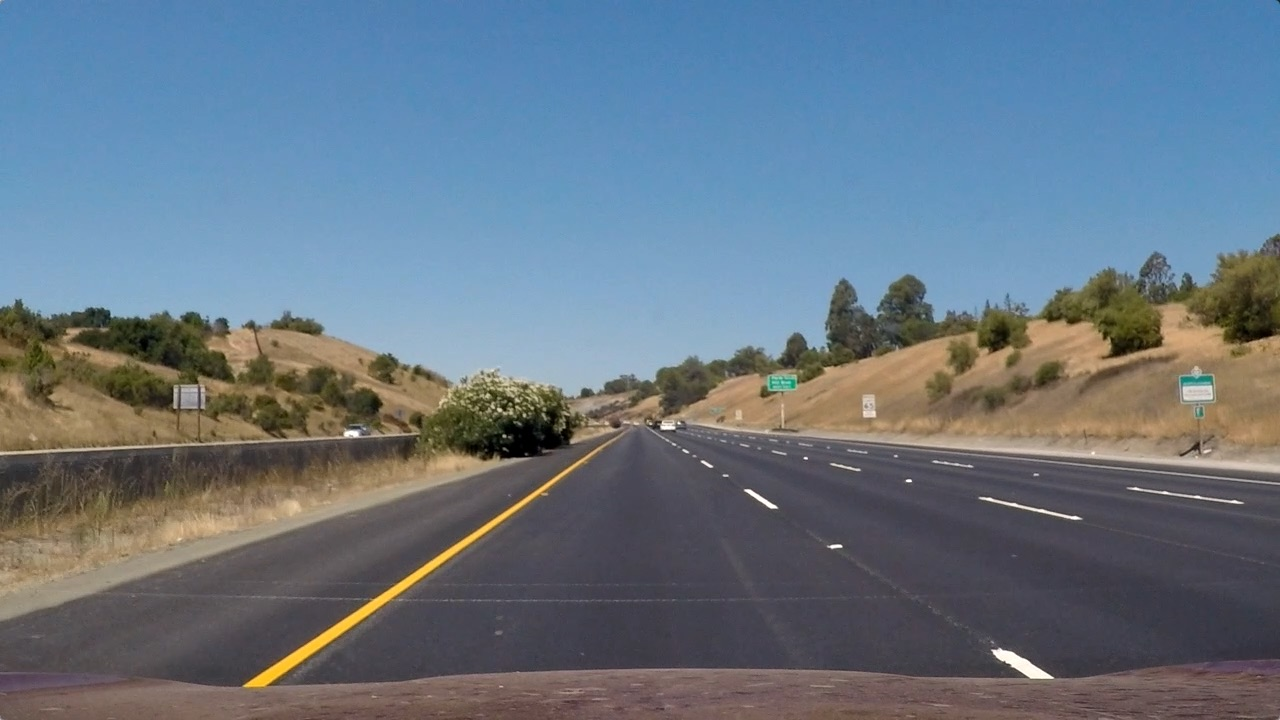
#> input picture test_images/straight_lines1.jpg, 1280 x 720 px
$ python camera_mod.py
#> lines starting #> are read from the running program, lines starting #| are printed output that depends on the picture
#> in main, img is the input picture: shape (720, 1280, 3); mean R, G, B 103.2, 117.7, 131.2
import cv2
import numpy as np
import matplotlib.pyplot as plt
import matplotlib.image as mpimg
import glob

global camera, l_line, r_line

class Camera:
    def __init__(self):
        self.calibrated = False
        self.mtx = []
        self.dist = []
        self.rvecs = []
        self.tvecs = []
        self.M = []
        self.Minv = []

    def cameraCalibration(self, nx=9,ny=6):

#> called with nx = 9, ny = 6
        objpoints = [] # real world object points in 3D
        imgpoints = [] # image points in 2D

        # Prepare object points
        objp = np.zeros((nx*ny,3), dtype=np.float32)
        objp[:,:2] = np.mgrid[0:nx,0:ny].T.reshape(-1,2)

        # Make a list of calibration images
        images = glob.glob('./camera_cal/*.jpg')
        criteria = (cv2.TERM_CRITERIA_EPS + cv2.TERM_CRITERIA_MAX_ITER, 30, 0.001)

        for fname in images:
            img = cv2.imread(fname)
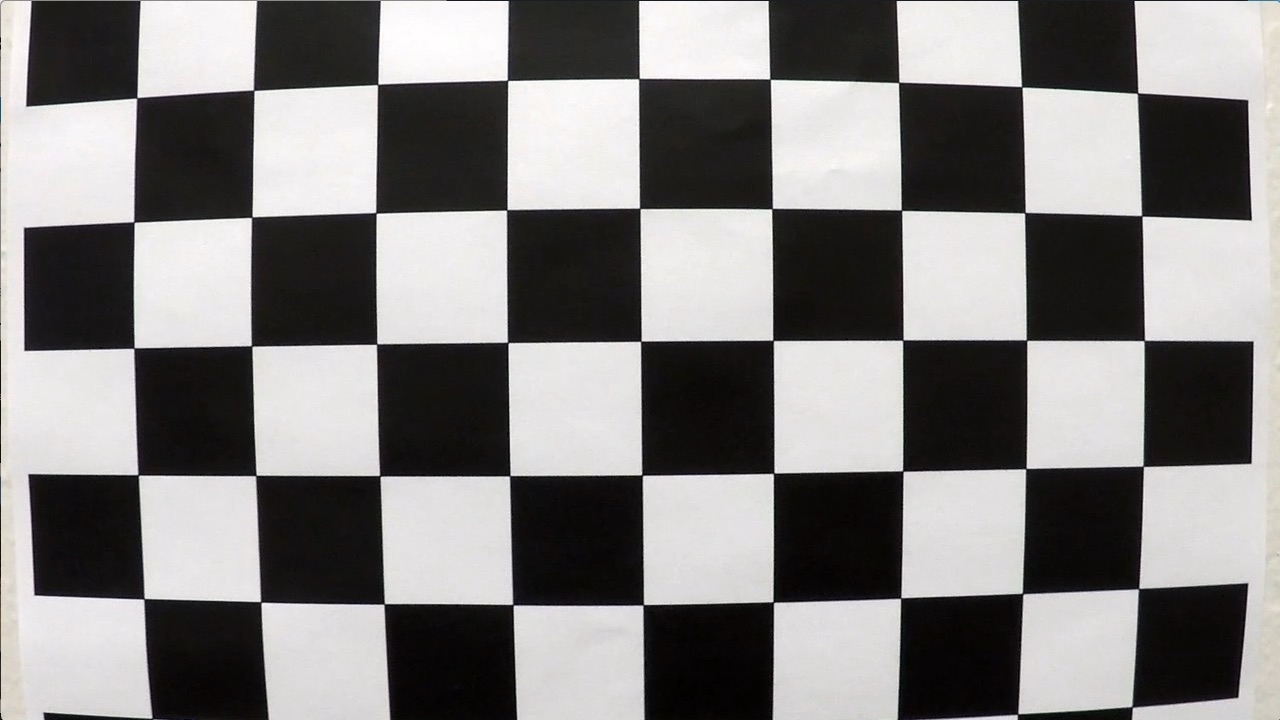
#> input picture camera_cal/calibration1.jpg, 1280 x 720 px
#> img is the input picture: shape (720, 1280, 3); mean B, G, R 127.8, 128.4, 130.1
            gray = cv2.cvtColor(img,cv2.COLOR_BGR2GRAY)

            # Find the chess board corners
            ret, corners = cv2.findChessboardCorners(gray, (nx,ny),None)
#> ret = False; corners = None

            # If found, add object points, image points (after refining them)
            if ret > 0:
                #print(fname)
                objpoints.append(objp)
                corners2 = cv2.cornerSubPix(gray,corners,(11,11),(-1,-1),criteria)
                imgpoints.append(corners2)

                # Draw and display the corners
                #img = cv2.drawChessboardCorners(img, (nx,ny), corners2,ret)

        ret, mtx, dist, rvecs, tvecs = cv2.calibrateCamera(objpoints, imgpoints, gray.shape[::-1], None, None)

        if ret >  0:
            self.calibrated = True
            self.mtx = mtx
            self.dist = dist
            self.rvecs = rvecs
            self.tvecs = tvecs

        return ret, mtx, dist, rvecs, tvecs

    def perspectiveTransform(self):
        src_pts = np.float32(((578,460),(255, 680), (1045,680), (702,460)))
        dst_pts = np.float32(((255,20), (255, 710), (1015,710), (1015,20)))
        self.M = cv2.getPerspectiveTransform(src_pts, dst_pts)
        self.Minv = cv2.getPerspectiveTransform(dst_pts, src_pts)


def main():
    global camera, l_line, r_line

    # Plot corners in image transform polygon
    fig = 0
    plt.figure(fig)
    img=plt.imread("./test_images/straight_lines1.jpg")
    plt.imshow(img)
    plt.plot(255,680,"*")
    plt.plot(1045,680,"*")
    plt.plot(573,460,"*")
    plt.plot(705,460,"*")

    # Camera calibration
    print("Camera calibration")
    camera = Camera()
    ret = camera.cameraCalibration()
    if ret:
        camera.perspectiveTransform()
        print("Camera created and calibrated")
        print("-------------------")
    else:
        print("No camera object initiated")

    # Test to undistort images
    fname = "./camera_cal/calibration1.jpg"
    img = cv2.imread(fname)
    fig += 1
    plt.figure(fig)
    plt.imshow(cv2.cvtColor(img, cv2.COLOR_BGR2RGB))

    dst = cv2.undistort(img, camera.mtx, camera.dist, None, camera.mtx)
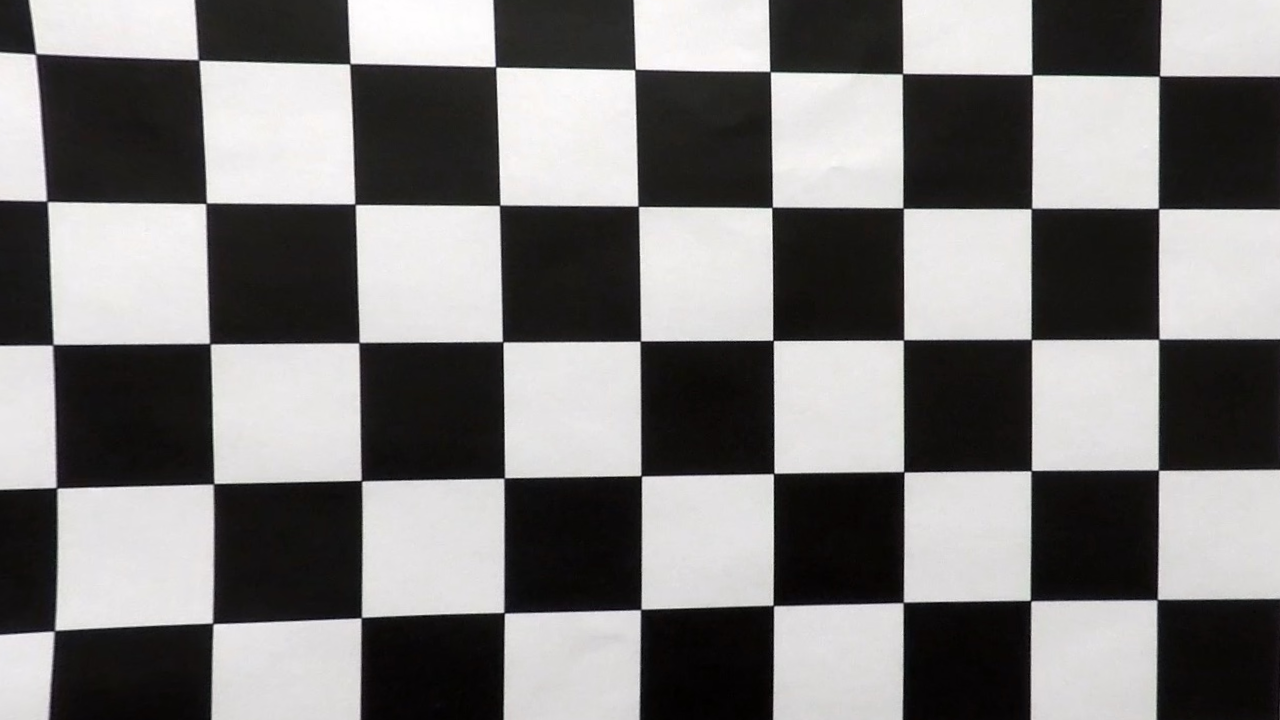
#> dst: shape (720, 1280, 3); mean B, G, R 122.9, 123.4, 125
    fig += 1
    plt.figure(fig)
    plt.imshow(cv2.cvtColor(dst, cv2.COLOR_BGR2RGB))
    plt.imsave('./examples/undistort_output.png', dst)

    fname = "./test_images/test6.jpg"
    img = cv2.imread(fname)
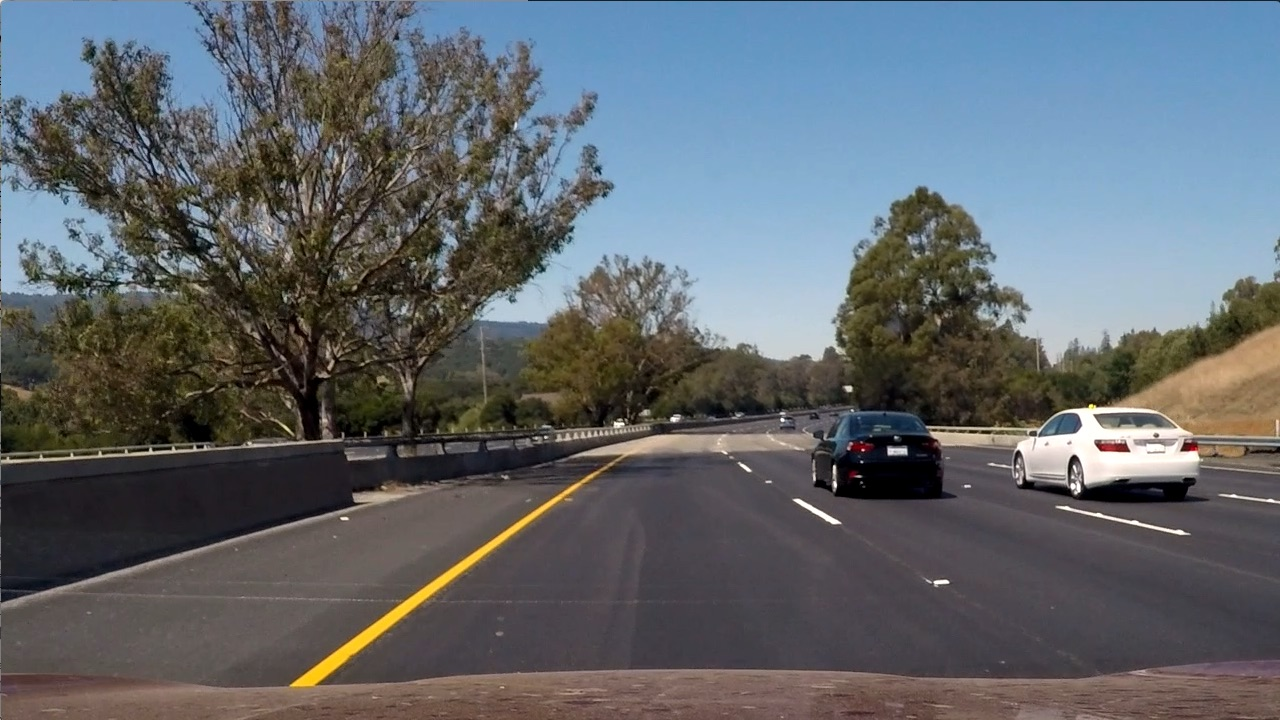
#> input picture test_images/test6.jpg, 1280 x 720 px
#> img is the input picture: shape (720, 1280, 3); mean B, G, R 107.9, 102.6, 97
    dst = cv2.undistort(img, camera.mtx, camera.dist, None, camera.mtx)
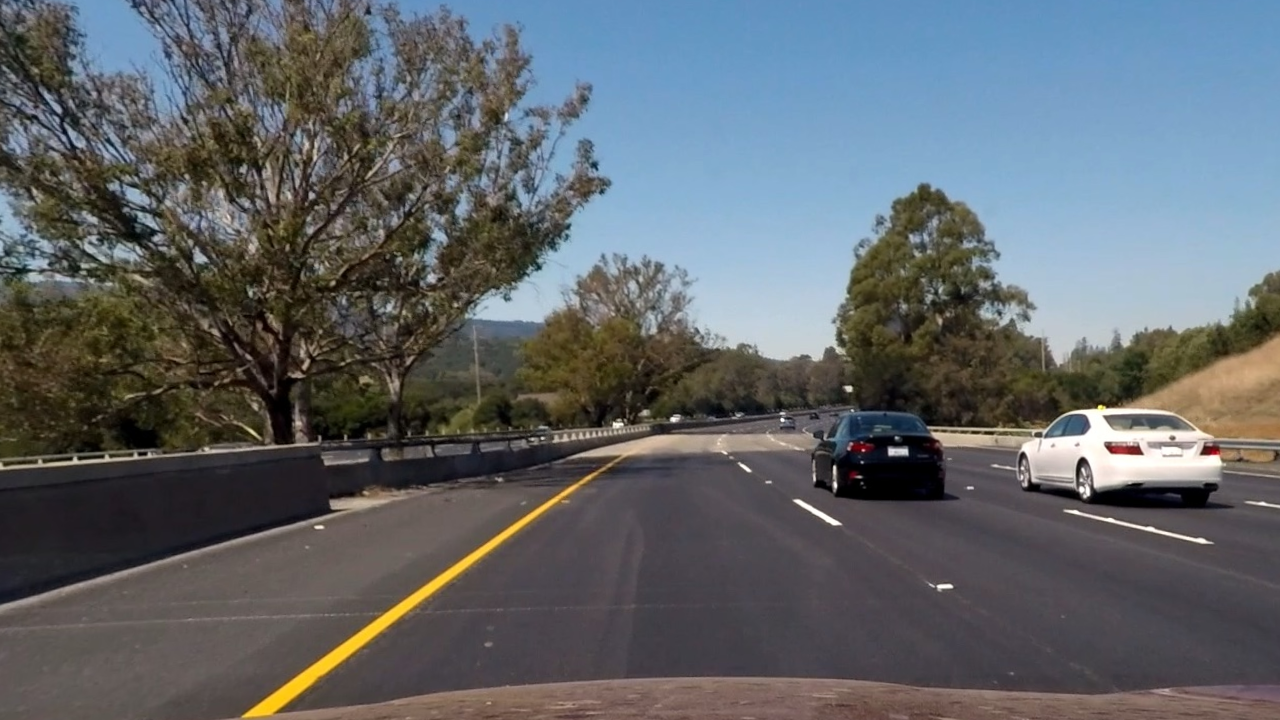
#> dst: shape (720, 1280, 3); mean B, G, R 105.2, 101, 96.1
    fig += 1
    plt.figure(fig)
    plt.imshow(cv2.cvtColor(img, cv2.COLOR_BGR2RGB))
    plt.imsave('//gradient.png', dst)
    fig += 1
    plt.figure(fig)
    plt.imshow(cv2.cvtColor(dst, cv2.COLOR_BGR2RGB))


if __name__ == '__main__':
    main()
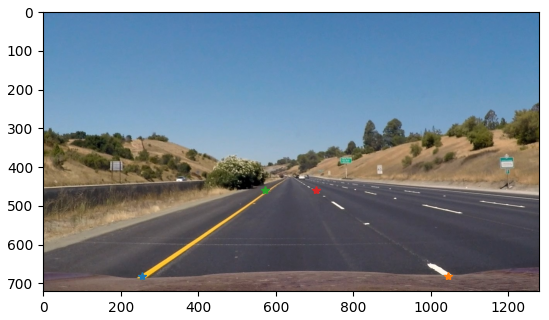
#> figure drawn by matplotlib, 1 panel
